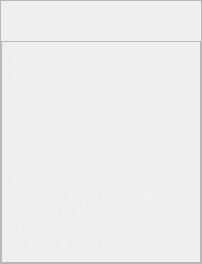
    <widget class="QFrame" name="leftFrame">
     <property name="frameShape">
      <enum>QFrame::StyledPanel</enum>
     </property>
     <property name="frameShadow">
      <enum>QFrame::Raised</enum>
     </property>
     <layout class="QVBoxLayout" name="verticalLayout_8">
      <property name="spacing">
       <number>6</number>
      </property>
      <property name="leftMargin">
       <number>0</number>
      </property>
      <property name="topMargin">
       <number>0</number>
      </property>
      <property name="rightMargin">
       <number>0</number>
      </property>
      <property name="bottomMargin">
       <number>0</number>
      </property>
      <item>
       <spacer name="verticalSpacer_2">
        <property name="orientation">
         <enum>Qt::Vertical</enum>
        </property>
        <property name="sizeHint" stdset="0">
         <size>
          <width>20</width>
          <height>40</height>
         </size>
        </property>
       </spacer>
      </item>
      <item>
       <widget class="QFrame" name="simulationInfoFrame">
        <property name="sizePolicy">
         <sizepolicy hsizetype="Fixed" vsizetype="Preferred">
          <horstretch>0</horstretch>
          <verstretch>0</verstretch>
         </sizepolicy>
        </property>
        <property name="minimumSize">
         <size>
          <width>200</width>
          <height>0</height>
         </size>
        </property>
        <property name="autoFillBackground">
         <bool>true</bool>
        </property>
        <property name="styleSheet">
         <string notr="true">color: rgb(240, 240, 240);</string>
        </property>
        <property name="frameShape">
         <enum>QFrame::StyledPanel</enum>
        </property>
        <property name="frameShadow">
         <enum>QFrame::Plain</enum>
        </property>
        <layout class="QVBoxLayout" name="verticalLayout_9">
         <item>
          <widget class="QLabel" name="label_12">
           <property name="font">
            <font>
             <pointsize>9</pointsize>
             <weight>75</weight>
             <italic>true</italic>
             <bold>true</bold>
             <underline>true</underline>
             <strikeout>false</strikeout>
            </font>
           </property>
           <property name="text">
            <string>Simulation Infos</string>
           </property>
          </widget>
         </item>
         <item>
          <widget class="QLabel" name="elapsedTimeLabel">
           <property name="font">
            <font>
             <weight>75</weight>
             <bold>true</bold>
            </font>
           </property>
           <property name="text">
            <string>Elapsed Time:</string>
           </property>
          </widget>
         </item>
         <item>
          <widget class="QLabel" name="particleCountLabel">
           <property name="font">
            <font>
             <weight>75</weight>
             <bold>true</bold>
            </font>
           </property>
           <property name="text">
            <string>#Particles:</string>
           </property>
          </widget>
         </item>
         <item>
          <widget class="QLabel" name="shapeCountLabel">
           <property name="font">
            <font>
             <weight>75</weight>
             <bold>true</bold>
            </font>
           </property>
           <property name="text">
            <string>#Shapes:</string>
           </property>
          </widget>
         </item>
         <item>
          <widget class="QLabel" name="clusterCountLabel">
           <property name="font">
            <font>
             <weight>75</weight>
             <bold>true</bold>
            </font>
           </property>
           <property name="text">
            <string>#Clusters:</string>
           </property>
          </widget>
         </item>
         <item>
          <widget class="QLabel" name="vertexCountLabel">
           <property name="font">
            <font>
             <weight>75</weight>
             <bold>true</bold>
             <underline>false</underline>
            </font>
           </property>
           <property name="text">
            <string>#Vertices:</string>
           </property>
          </widget>
         </item>
         <item>
          <widget class="QLabel" name="label_14">
           <property name="font">
            <font>
             <pointsize>9</pointsize>
             <weight>75</weight>
             <italic>true</italic>
             <bold>true</bold>
             <underline>true</underline>
            </font>
           </property>
           <property name="text">
            <string>Tooltips</string>
           </property>
          </widget>
         </item>
         <item>
          <widget class="QLabel" name="label_15">
           <property name="font">
            <font>
             <weight>75</weight>
             <bold>true</bold>
            </font>
           </property>
           <property name="text">
            <string>• WASD + Right Mouse Button
 -&gt; Camera Movement</string>
           </property>
           <property name="wordWrap">
            <bool>true</bool>
           </property>
          </widget>
         </item>
         <item>
          <widget class="QLabel" name="label_26">
           <property name="font">
            <font>
             <weight>75</weight>
             <bold>true</bold>
            </font>
           </property>
           <property name="text">
            <string>• Left Mouse Button
 -&gt; Drag &amp; Drop Particle</string>
           </property>
           <property name="wordWrap">
            <bool>true</bool>
           </property>
          </widget>
         </item>
        </layout>
       </widget>
      </item>
     </layout>
    </widget>
